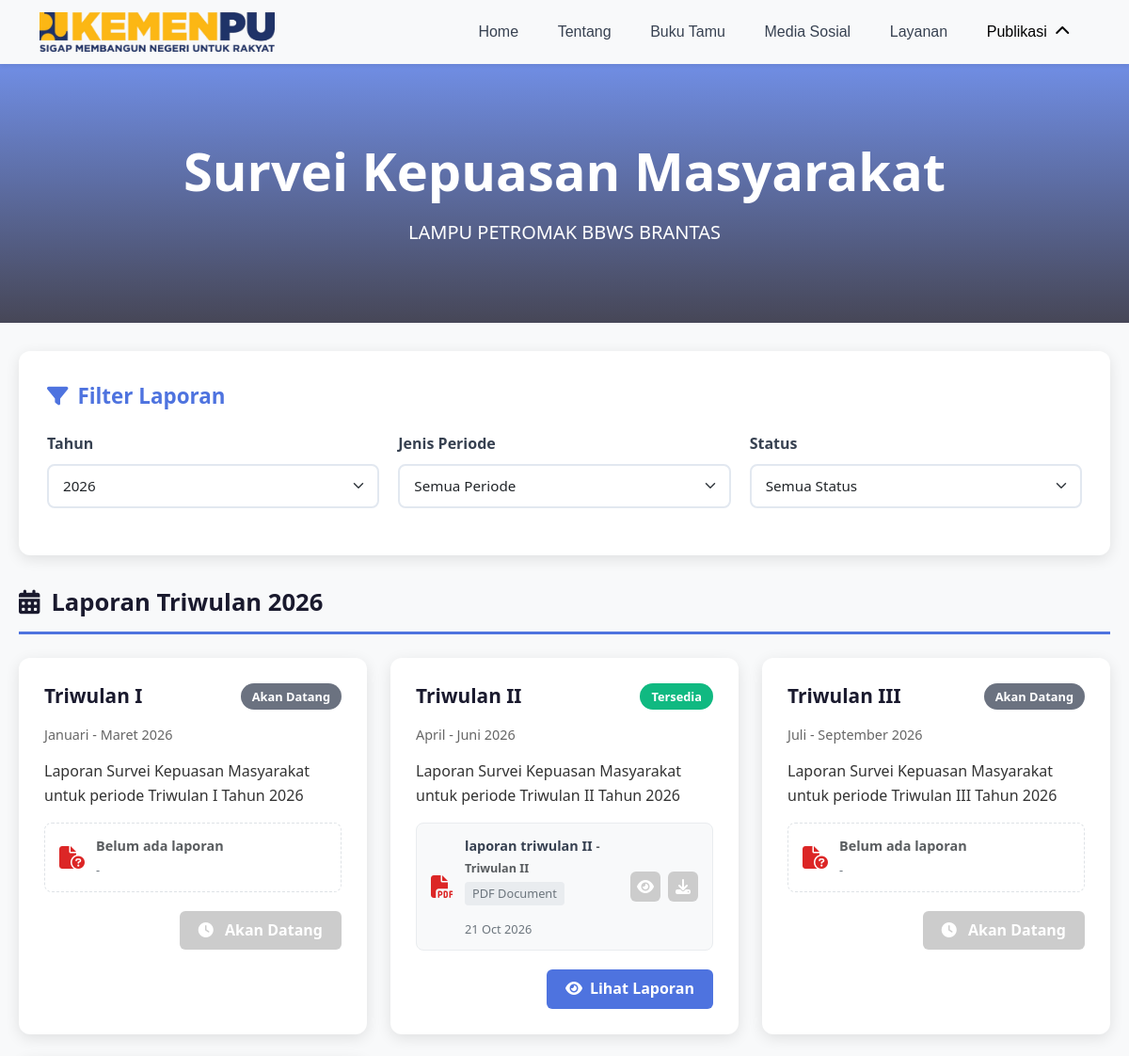
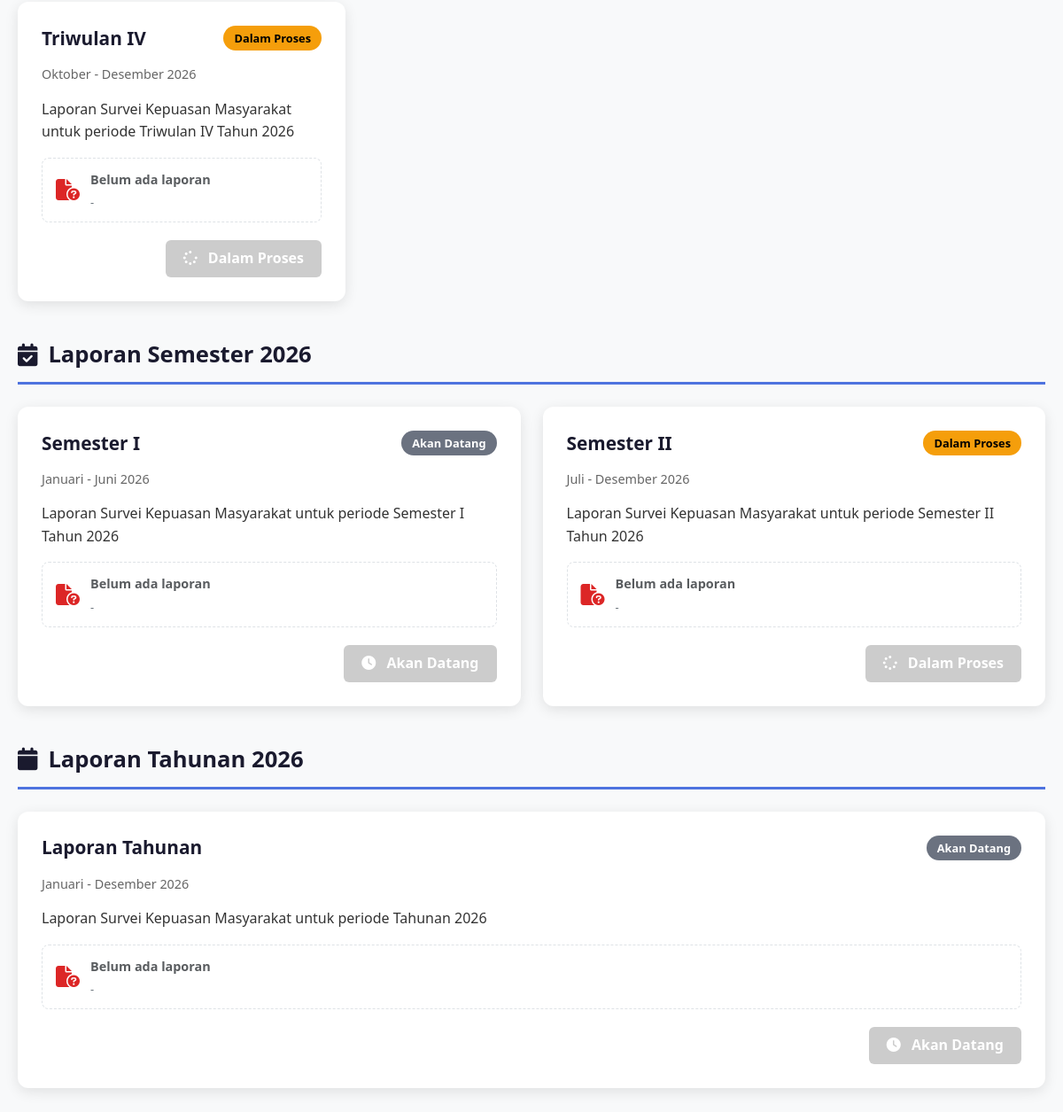
The app's page /Landing/Survei_Kepuasan_Masyarakat with its own data (2 pictures, top to bottom).
### tables this page shows
CREATE TABLE `laporan` (
  `id` int(11) NOT NULL,
  `jenis_laporan` enum('PPID','Kompu','SKM') NOT NULL,
  `periode` enum('Triwulan','Semester','Tahunan') NOT NULL,
  `tanggal` date NOT NULL,
  `nama_file` varchar(255) NOT NULL,
  `bukti_file` varchar(255) DEFAULT NULL,
  `urutan` int(11) DEFAULT 0
);

### application/views/v_laporan.php (the view, shortened to what the rows shown need)
<!DOCTYPE html>
<html lang="id">
<head>
  <link href="https://cdn.jsdelivr.net/npm/bootstrap@5.3.0/dist/css/bootstrap.min.css" rel="stylesheet">
  <link href="https://cdnjs.cloudflare.com/ajax/libs/font-awesome/6.5.0/css/all.min.css" rel="stylesheet">
</head>
<body>
  <section class="hero-section">
    <div class="container text-center">
      <h1 class="display-4 fw-bold mb-3"><?= $page_title ?></h1>
    </div>
  </section>
  <div class="main-container">
<div class="period-section" data-year="<?= $current_year ?>">
  <div class="period-grid">
    <?php
    $triwulan_data = [
        'I' => ['Januari - Maret '.$current_year, '82%'],
        'II' => ['April - Juni '.$current_year, '87%'],
        'III' => ['Juli - September '.$current_year, '-'],
        'IV' => ['Oktober - Desember '.$current_year, '-']
    ];
    foreach ($triwulan_data as $roman => $info):
        $found_docs = [];
        foreach ($triwulan as $doc) {
            if (isset($doc['triwulan_number']) && $doc['triwulan_number'] == $roman) {
                $found_docs[] = $doc;
            }
        }
        $is_available = !empty($found_docs);
        $is_current = ($roman == 'I' && date('n') >= 1 && date('n') <= 3) ||
                     ($roman == 'II' && date('n') >= 4 && date('n') <= 6) ||
                     ($roman == 'III' && date('n') >= 7 && date('n') <= 9) ||
                     ($roman == 'IV' && date('n') >= 10 && date('n') <= 12);
        $status = $is_available ? 'tersedia' :
                 ($is_current ? 'dalam-proses' : 'akan-datang');
        $status_text = $is_available ? 'Tersedia' :
                      ($is_current ? 'Dalam Proses' : 'Akan Datang');
    ?>
    <div class="period-card" data-period="triwulan" data-type="<?= $roman ?>">
        <div class="period-header">
            <h3 class="period-name">Triwulan <?= $roman ?></h3>
            <span class="period-badge <?= $status ?>">
                <?= $status_text ?>
            </span>
        </div>
        <div class="period-date"><?= $info[0] ?></div>
        <p>Laporan <?= $page_title ?> untuk periode Triwulan <?= $roman ?> Tahun <?= $current_year ?></p>
        <?php if ($is_available): ?>
            <?php foreach ($found_docs as $doc): ?>
            <div class="file-card">
                <div class="file-info">
                    <i class="fas fa-file-pdf file-icon"></i>
                    <div class="file-details">
                        <div class="file-name">
                            <strong><?= $doc['nama_file'] ?></strong>
                            <?php if (isset($doc['triwulan_number'])): ?>
                                <small class="text-muted"> - Triwulan <?= $doc['triwulan_number'] ?></small>
                            <?php endif; ?>
                        </div>
                        <div class="file-meta">
                            <span class="file-size">PDF Document</span>
                            <span class="file-date"><?= date('d M Y', strtotime($doc['tanggal'])) ?></span>
                        </div>
                    </div>
                </div>
                <div class="file-actions">
                    <?php if ($doc['file_exists']): ?>
                    <button class="btn-action view-btn" title="Lihat PDF"
                            onclick="showPDF('<?= addslashes($doc['nama_file']) ?>', '<?= base_url($doc['bukti_file']) ?>', 'Triwulan <?= $roman ?> <?= $current_year ?>')">
                        <i class="fas fa-eye"></i>
                    </button>
                    <a href="<?= base_url($doc['bukti_file']) ?>" class="btn-action download-btn" download title="Download">
                        <i class="fas fa-download"></i>
                    </a>
                    <?php else: ?>
                    <button class="btn-action view-btn" title="File tidak tersedia" disabled style="background: #ccc;">
                        <i class="fas fa-eye"></i>
                    </button>
                    <button class="btn-action download-btn" title="File tidak tersedia" disabled style="background: #ccc;">
                        <i class="fas fa-download"></i>
                    </button>
                    <?php endif; ?>
                </div>
            </div>
            <?php endforeach; ?>
        <?php endif; ?>
        <div class="period-stats">
            <?php if ($is_available && !empty($found_docs[0]['bukti_file'])): ?>
            <button class="btn-view" onclick="showPDF('<?= addslashes($found_docs[0]['nama_file']) ?>', '<?= base_url($found_docs[0]['bukti_file']) ?>', 'Triwulan <?= $roman ?> <?= $current_year ?>')">
                <i class="fas fa-eye me-2"></i>Lihat Laporan
            </button>
            <?php endif; ?>
        </div>
    </div>
    <?php endforeach; ?>
  </div>
</div>
  </div>
</body>
</html>

### records on screen
laporan: nama_file "laporan triwulan II", triwulan_number "II", tanggal "21 Oct 2026"

### other values on screen
$page_title "Survei Kepuasan Masyarakat"
$current_year "2026"
$roman "I"
$status_text "Akan Datang"
$info[0] "Januari - Maret 2026"
$roman "II"
$status_text "Tersedia"
$info[0] "April - Juni 2026"
$roman "III"
$info[0] "Juli - September 2026"
$roman "IV"
$status_text "Dalam Proses"
$info[0] "Oktober - Desember 2026"
$info[0] "Januari - Juni 2026"
$info[0] "Juli - Desember 2026"
